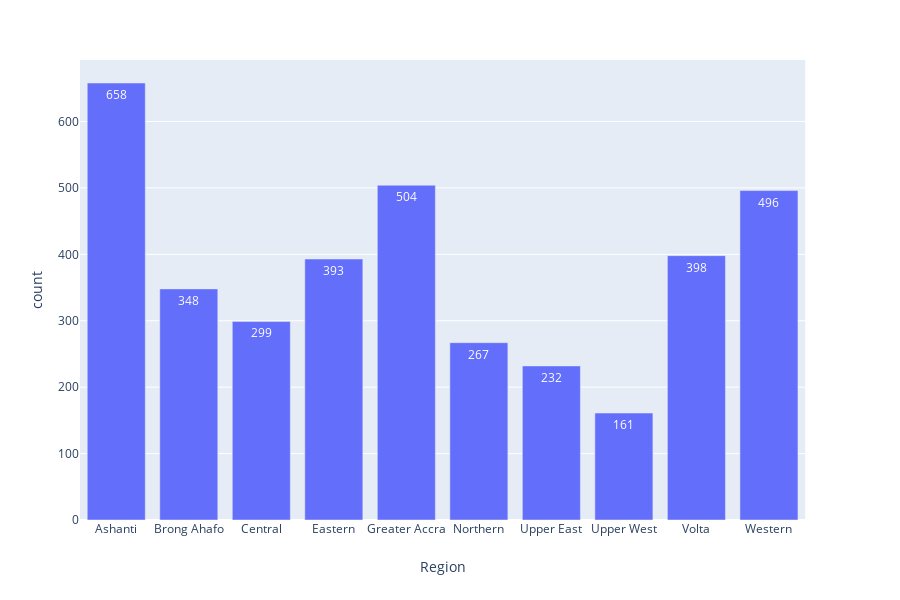

Notebook code for this chart:
### Code cell
# region_groups.plot.bar(x = 'Region',y = 'count')
#if you are not able to see plot try below command in jupyter notebook
#jupyter notebook --NotebookApp.iopub_data_rate_limit=10000000000
import plotly.express as px
fig = px.bar(region_groups, x='Region', y='count',text='count')
fig.show()

### Figure 1 — Plotly figure (JSON) as saved in the notebook; plotly's stock layout.template omitted (floating-point values rounded to 4 significant figures)
{"data": [{"alignmentgroup": "True", "hoverlabel": {"namelength": 0}, "hovertemplate": "Region=%{x}<br>count=%{text}", "legendgroup": "", "marker": {"color": "#636efa"}, "name": "", "offsetgroup": "", "orientation": "v", "showlegend": false, "text": [658, 348, 299, 393, 504, 267, 232, 161, 398, 496], "textposition": "auto", "type": "bar", "x": ["Ashanti", "Brong Ahafo", "Central", "Eastern", "Greater Accra", "Northern", "Upper East", "Upper West", "Volta", "Western"], "xaxis": "x", "y": [658, 348, 299, 393, 504, 267, 232, 161, 398, 496], "yaxis": "y"}], "layout": {"barmode": "relative", "height": 600, "legend": {"tracegroupgap": 0}, "margin": {"t": 60}, "xaxis": {"anchor": "y", "domain": [0, 0.98], "title": {"text": "Region"}}, "yaxis": {"anchor": "x", "domain": [0, 1], "title": {"text": "count"}}}}
